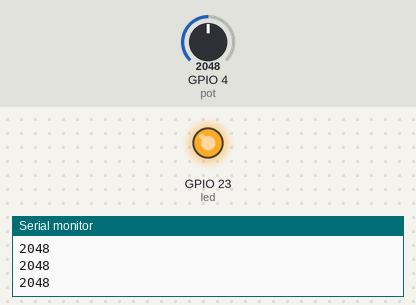
The sketch below on a simulated ESP32. Shown: output pins drawn as LEDs (lit = HIGH), the last lines printed to the serial monitor. The test bench sets the inputs (shaded band); at power-on: GPIO 4 (pot) = 2048.

Above: at 1.2 s.
1.3 s: GPIO 4 (pot) set to 0
At 2.5 s:
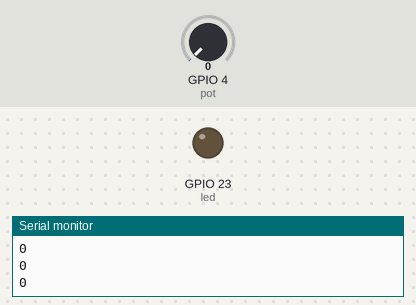
2.8 s: GPIO 4 (pot) set to 491
At 3.9 s:
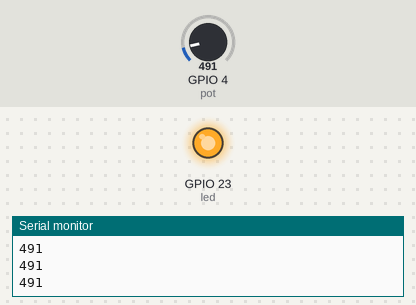
Timing chart, 0 to 5.8 s (numbered marks = the images above; inputs shaded):
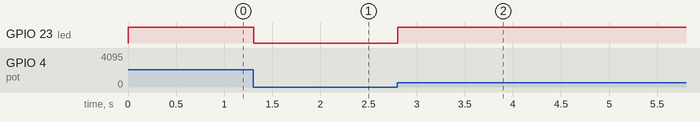

Measured:
- after the input at 1.3 s, GPIO 23 (led): HIGH → LOW at once
- after the input at 2.8 s, GPIO 23 (led): LOW → HIGH at once

The sketch:

esp32_potentiometerPWM.ino
```cpp
//testing potentiometer and PWM on esp32

int pot = 4;
int led = 23;
int val;


void setup() {
  // put your setup code here, to run once:

//Setting up pins and serial monitor
pinMode(pot,INPUT);
pinMode(led,OUTPUT);
Serial.begin(9600);

}

void loop() {
  // put your main code here, to run repeatedly:

//reading potentiometer c-tap value
val = analogRead(pot);
Serial.println(val);

//PWM analog write into led
analogWrite(led,val);


}

//The esp32 has a 12-bit Digital-Analog converter, hence it offers more precise analog readings from 0-4095.
//Whereas, the Arduino has a 10-bit converter, offering analog readings from 0-1023.
```
